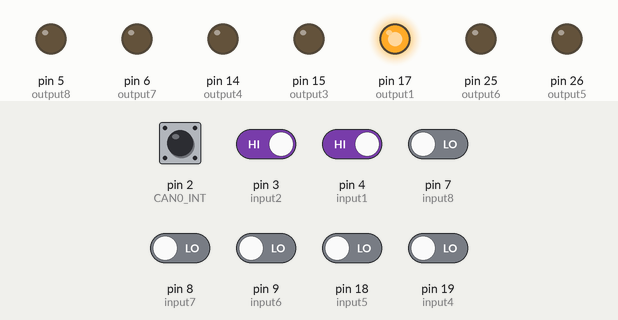
This sketch was run on a simulated Arduino Mega 2560, built with avr-gcc and run on an emulated ATmega2560. Shown: output pins drawn as LEDs (lit = HIGH). The inputs (shaded band) are chosen by the test bench; at power-on: pin 2 (CAN0_INT), pin 3 (input2), pin 4 (input1) HIGH, pin 7 (input8), pin 8 (input7), pin 9 (input6), pin 18 (input5), pin 19 (input4) LOW. Pins used as bus, display or sensor lines are not drawn; what the sketch prints to the serial monitor is not drawn.

Above: at 1.6 s.
1.7 s: pin 7 (input8) driven HIGH
At 2.8 s:
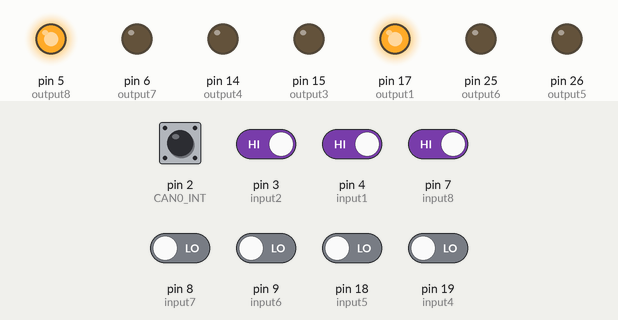
3.2 s: pin 4 (input1) driven LOW
At 4.2 s:
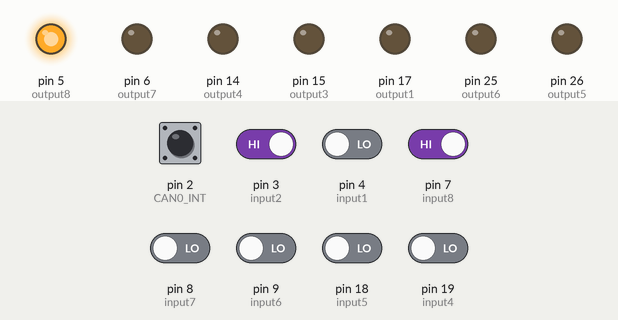
4.7 s: pin 8 (input7) driven HIGH
At 5.6 s:
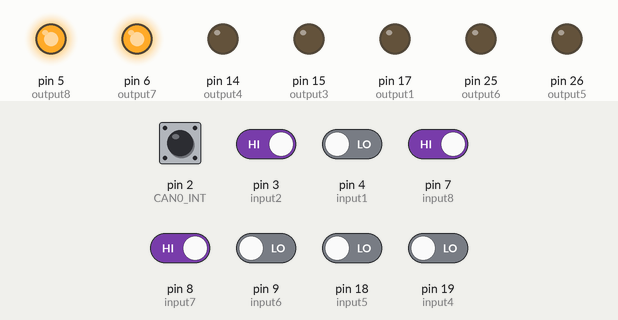
6.2 s: pin 3 (input2) driven LOW
At 7.0 s:
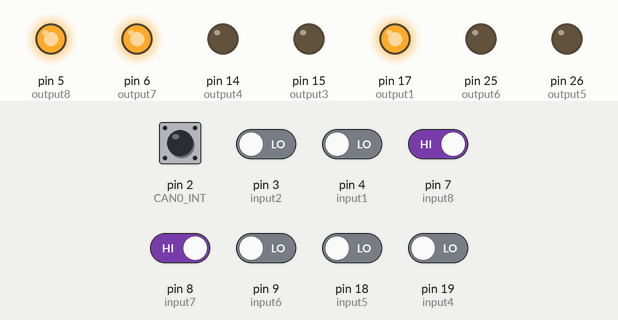
7.7 s: pin 9 (input6) driven HIGH
At 8.4 s:
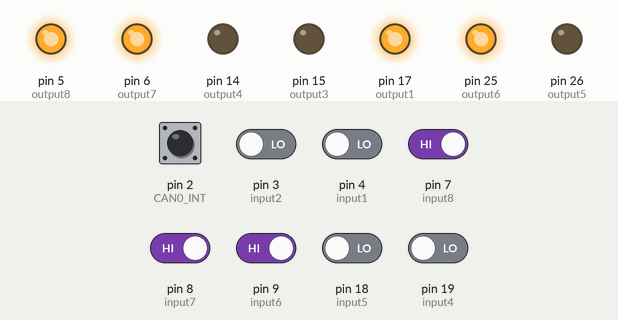
9.2 s: pin 18 (input5) driven HIGH
At 9.9 s:
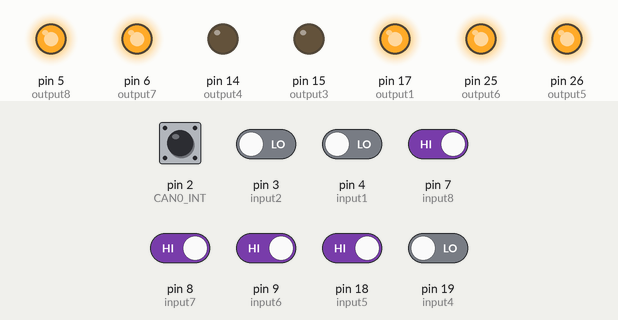
Timing chart, 0 to 11.7 s (numbered marks = the images above; inputs shaded):
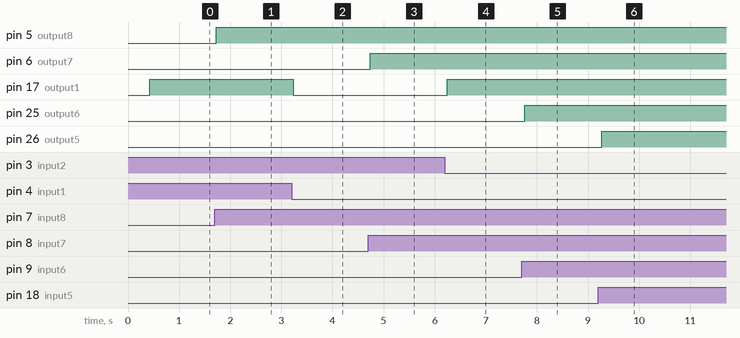

Measured:
- after the input at 1.7 s, pin 5 (output8): LOW → HIGH at once
- after the input at 3.2 s, pin 17 (output1): HIGH → LOW at once
- after the input at 4.7 s, pin 6 (output7): LOW → HIGH at once
- after the input at 6.2 s, pin 17 (output1): LOW → HIGH after 0.05 s
- after the input at 7.7 s, pin 25 (output6): LOW → HIGH after 0.06 s
- after the input at 9.2 s, pin 26 (output5): LOW → HIGH after 0.07 s

The sketch:

DashCAN.ino
```cpp
#include <mcp_can.h>
#include <mcp_can_dfs.h>

#include <mcp_can.h>
#include <avr/io.h>
#include <util/delay.h>
#include <SPI.h>
#include <avr/io.h>
#include <avr/interrupt.h>

#define CAN0_INT 2      //set int pin to 2

const int SPI_CS_PIN = 10;

long unsigned int rxId;
unsigned char len = 0;
unsigned char rxBuf[8];
char msgString[128];

const int output1 = 17; // I might put a relay here for turn signal noise
const int output2 = 16; // This is empty but kept for debugging
const int output3 = 15; // This is empty but kept for debugging
const int output4 = 14; // This is empty but kept for debugging
const int output5 = 26; // Light Switch MOS
const int output6 = 25; // Wiper Switch MOS
const int output7 = 6; // Defrost Switch MOS
const int output8 = 5; // Hazard Switch MOS
const int input1 = 4; // Right Blink
const int input2 = 3; // Left Blink
const int input3 = 0; // High Beam
const int input4 = 19; // Brake
const int input5 = 18; // Light Switch
const int input6 = 9; // Wiper Switch
const int input7 = 8; // Defrost Switch
const int input8 = 7;  // Hazard Switch

MCP_CAN CAN0(SPI_CS_PIN);//set CS pin to 10

byte sndStat;

volatile byte shiftState = 0; // 0xAA: Drive, 0x55: Neutral, 0xFF: Reverse
volatile byte turnState = 0xAA; // 0x55 = Left 0xAA = No Turn, 0xFF = Right
volatile byte highState = 0x00; // 0x00 = off, 0xFF = on
volatile byte lightState = 0x00; // 0x00 = off, 0xFF = on
volatile byte wiperState = 0x00; //0x00 = off, 0xFF = on
volatile byte defrostState = 0x00; //0x00 = off, 0xFF = on
volatile byte hazardState = 0x00; //0x00 = off, 0xFF = on
volatile byte brakeState = 0x00; //0x00 = off, 0xFF = on
volatile bool blinkState = false;

byte CANon[1] = {0xFF};
byte CANoff[1] = {0x00};
byte leftTurn[1] = {0x55};
byte noTurn[1] = {0xAA};
byte rightTurn[1] = {0xFF};

void setup ()
{
  Serial.begin(9600);
  while(!Serial);

  if(CAN0.begin(MCP_ANY, CAN_500KBPS, MCP_8MHZ) == CAN_OK)
  {
    Serial.println("CAN Bus init successful");
  }
  else
  {
    Serial.println("error init can bus");
  }

  // Configure Timer1 to generate an interrupt every 750ms
  cli(); // Disable interrupts

  // Set Timer1 to CTC (Clear Timer on Compare Match) mode
  // This shoud be around 90Hz; the target for blinking is
  // 60-120 flashes per minute, or 0.75Hz. This value comes
  // from 67 Pa. Code § 175.66 - Lighting and electrical systems,
  // "(4) The turn signals shall have a frequency of flash
  // between 60-120 flashes per minute."
  //
  // This must be divided by two because _I believe_ the reg
  // is interpreted that way. Whatever.
  TCCR1A = 0;
  TCCR1B = 0;
  TCNT1 = 0; // Initialize counter value
  OCR1A = 10720; // Set the compare match value for 0.75Hz (16MHz / 1024 / 0.75Hz - 1)
  TCCR1B |= (1 << WGM12); // Enable CTC mode
  TCCR1B |= (1 << CS12) | (1 << CS10); // Set prescaler to 1024
  TIMSK1 |= (1 << OCIE1A); // Enable Timer1 compare match A interrupt

  sei(); // Enable interrupts

  CAN0.setMode(MCP_NORMAL);
  pinMode(CAN0_INT, INPUT);

  // Setup pins as Outputs
  pinMode(output1, OUTPUT);
  pinMode(output2, OUTPUT);
  pinMode(output3, OUTPUT);
  pinMode(output4, OUTPUT);
  pinMode(output5, OUTPUT);
  pinMode(output6, OUTPUT);
  pinMode(output7, OUTPUT);
  pinMode(output8, OUTPUT);
  //setup optos as inputs
  pinMode(input1, INPUT);
  pinMode(input2, INPUT);
  pinMode(input3, INPUT);
  pinMode(input4, INPUT);
  pinMode(input5, INPUT);
  pinMode(input6, INPUT);
  pinMode(input7, INPUT);
  pinMode(input8, INPUT);

  //Write all outputs Low
  digitalWrite(output1, LOW);
  digitalWrite(output2, LOW);
  digitalWrite(output3, LOW);
  digitalWrite(output4, LOW);
  digitalWrite(output5, LOW);
  digitalWrite(output6, LOW);
  digitalWrite(output7, LOW);
  digitalWrite(output8, LOW);

  //half second-ish delay for reasons
  delay(420);

  //Turn off all lights.
  sndStat = CAN0.sendMsgBuf(0x420101, 1, 1, CANoff);  //Front passenger marker
  sndStat = CAN0.sendMsgBuf(0x420102, 1, 1, CANoff);  //Front passenger High beam
  sndStat = CAN0.sendMsgBuf(0x420103, 1, 1, CANoff);  //Front passenger low beam
  sndStat = CAN0.sendMsgBuf(0x420104, 1, 1, CANoff);  //Front passenger turn high
  sndStat = CAN0.sendMsgBuf(0x420105, 1, 1, CANoff);  //Front passenger turn low
  sndStat = CAN0.sendMsgBuf(0x420106, 1, 1, CANoff);  //Front Driver marker
  sndStat = CAN0.sendMsgBuf(0x420107, 1, 1, CANoff);  //Front Driver High beam
  sndStat = CAN0.sendMsgBuf(0x420108, 1, 1, CANoff);  //Front Driver Low Beam
  sndStat = CAN0.sendMsgBuf(0x420109, 1, 1, CANoff);  //Front Driver Turn High
  sndStat = CAN0.sendMsgBuf(0x420110, 1, 1, CANoff);  //Front Driver Turn Low

  sndStat = CAN0.sendMsgBuf(0x420201, 1, 1, CANoff);  //Rear Driver Tail Low
  sndStat = CAN0.sendMsgBuf(0x420202, 1, 1, CANoff);  //Reverse Light
  sndStat = CAN0.sendMsgBuf(0x420203, 1, 1, CANoff);  //Rear passenger marker
  sndStat = CAN0.sendMsgBuf(0x420204, 1, 1, CANoff);  //Rear Driver Tail High
  sndStat = CAN0.sendMsgBuf(0x420205, 1, 1, CANoff);  //Rear Passenger Tail High
  sndStat = CAN0.sendMsgBuf(0x420206, 1, 1, CANoff);  //Rear Passenger Tail Low
  sndStat = CAN0.sendMsgBuf(0x420207, 1, 1, CANoff);  //Rear License
  sndStat = CAN0.sendMsgBuf(0x420208, 1, 1, CANoff);  //Rear Driver marker
}

void loop()
{
  /*
  * No you can't put the CAN interrupt in an ISR because dumb shit happens
  */
  if(!digitalRead(CAN0_INT))
  {
    CAN0.readMsgBuf(&rxId, &len, rxBuf);

    if((rxId & 0x80000000) == 0x80000000)     // Determine if ID is standard (11 bits) or extended (29 bits)
      //sprintf(msgString, "Extended ID: 0x%.8lX  DLC: %1d  Data:", (rxId & 0x1FFFFFFF), len);
    //else
      //sprintf(msgString, "Standard ID: 0x%.3lX       DLC: %1d  Data:", rxId, len);

    if((rxId & 0x40000000) == 0x40000000){    // Determine if message is a remote request frame.
      //sprintf(msgString, " REMOTE REQUEST FRAME");
      //Serial.print(msgString);
    }
    if ((rxId & 0x1FFFFFFF) == 0x420010) {
      // Check the state of the shift knob
      if (rxBuf[0] == 0xAA) { // 0xAA is Drive
        shiftState = 0xAA;
      }
      else if (rxBuf[0] == 0x55) {
        // 0x55 is Neutral
        shiftState = 0x55;
      }
      else if (rxBuf[0] == 0xFF) {
        // 0xFF is Reverse
        shiftState = 0xFF;
      }
    }
  }

  // Now, handle the position of the turn stalk
  // and the dashboard buttons. This is broken
  // out into its own function for clarity.
  handleSwitches();

  /*
  * Now, state machine shit
  */
  updateLightsState();

  //delay a bit so not to overload CAN bus
  delay(100);

}

// Timer1 compare match A interrupt handler
ISR(TIMER1_COMPA_vect) {
  blinkState = !blinkState;


}

void updateLightsState() {

  if(turnState == 0xAA)
  {
    CAN0.sendMsgBuf(0x420300, 1, 1, noTurn);  //No turn
  }
  if(turnState == 0x55)
  {
    CAN0.sendMsgBuf(0x420300, 1, 1, leftTurn);
  }
  if(turnState == 0xFF)
  {
     CAN0.sendMsgBuf(0x420300, 1, 1, rightTurn);
  }

  if(highState == 0xFF)
    CAN0.sendMsgBuf(0x420301, 1, 1, CANon);
  if(highState == 0x00)
    CAN0.sendMsgBuf(0x420301, 1, 1, CANoff);

  if(lightState == 0xFF)
    CAN0.sendMsgBuf(0x420302, 1, 1, CANon);
  if(lightState == 0x00)
    CAN0.sendMsgBuf(0x420302, 1, 1, CANoff);

  if(defrostState == 0xFF)
    CAN0.sendMsgBuf(0x420304, 1, 1, CANon);
  if(defrostState == 0x00)
    CAN0.sendMsgBuf(0x420304, 1, 1, CANoff);

  if(wiperState == 0xFF)
    CAN0.sendMsgBuf(0x420303, 1, 1, CANon);
  if(wiperState == 0x00)
    CAN0.sendMsgBuf(0x420303, 1, 1, CANoff);

  if(hazardState == 0xFF)
    CAN0.sendMsgBuf(0x420305, 1, 1, CANon);
  if(hazardState == 0x00)
    CAN0.sendMsgBuf(0x420305, 1, 1, CANoff);

  if(brakeState == 0xFF)
    CAN0.sendMsgBuf(0x420306, 1, 1, CANon);
  if(brakeState == 0x00)
    CAN0.sendMsgBuf(0x420306, 1, 1, CANoff);

  if(blinkState)
    CAN0.sendMsgBuf(0x420312, 1, 1, CANon);  //Blink State
  if(!blinkState)
    CAN0.sendMsgBuf(0x420312, 1, 1, CANoff);  //Blink State

}

void handleSwitches(void)
{
  /*
  * This function handles the global variables responsible for
  * going into new states of the state machine.
  */

  //Handle the blink stuff / variable turnState
  //// 0x55 = Left 0xAA = No Turn, 0xFF = Right
  // Right blink = input1, left blink = input2
  if(digitalRead(input1) == LOW)
  {
    digitalWrite(output1, LOW);
    digitalWrite(output2, HIGH);
    turnState = 0xFF;
  }
  if(digitalRead(input2) == LOW)
  {
    digitalWrite(output2, LOW);
    digitalWrite(output1, HIGH);
    turnState = 0x55;
  }
  if((digitalRead(input1) == HIGH) && (digitalRead(input2) == HIGH))
  {
    digitalWrite(output1, HIGH);
    digitalWrite(output2, HIGH);
    turnState = 0xAA;
  }

  if(digitalRead(input3) == HIGH)
  {
    digitalWrite(output3, HIGH);
    highState = 0x00;
  }
  else
  {
    digitalWrite(output3, LOW);
    highState = 0xFF;
  }

  if(digitalRead(input4) == HIGH)
  {
    digitalWrite(output4, HIGH);
    brakeState = 0x00;
  }
  else
  {
    digitalWrite(output4, LOW);
    brakeState = 0xFF;
  }

  if(digitalRead(input5) == HIGH)
  {
    digitalWrite(output5, HIGH);
    lightState = 0xFF;
  }
  else
  {
    digitalWrite(output5, LOW);
    lightState = 0x00;
  }

  if(digitalRead(input6) == HIGH)
  {
    digitalWrite(output6, HIGH);
    wiperState = 0xFF;
  }
  else
  {
    digitalWrite(output6, LOW);
    wiperState = 0x00;
  }

  if(digitalRead(input7) == HIGH)
  {
    digitalWrite(output7, HIGH);
    defrostState = 0xFF;
  }
  else
  {
    digitalWrite(output7, LOW);
    defrostState = 0x00;
  }

  if(digitalRead(input8) == HIGH)
  {
    digitalWrite(output8, HIGH);
    hazardState = 0xFF;
  }
  else
  {
    digitalWrite(output8, LOW);
    hazardState = 0x00;
  }
}
```
